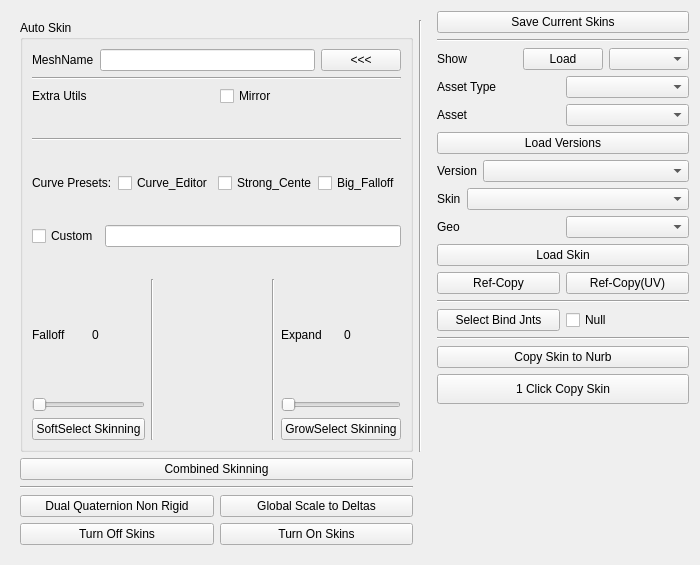
<?xml version="1.0" encoding="UTF-8"?>
<ui version="4.0">
 <class>Form</class>
 <widget class="QWidget" name="Form">
  <property name="geometry">
   <rect>
    <x>0</x>
    <y>0</y>
    <width>700</width>
    <height>565</height>
   </rect>
  </property>
  <property name="sizePolicy">
   <sizepolicy hsizetype="Expanding" vsizetype="Expanding">
    <horstretch>0</horstretch>
    <verstretch>0</verstretch>
   </sizepolicy>
  </property>
  <property name="windowTitle">
   <string>Form</string>
  </property>
  <layout class="QGridLayout" name="gridLayout_2">
   <item row="0" column="0">
    <widget class="QFrame" name="skinframe">
     <property name="maximumSize">
      <size>
       <width>420</width>
       <height>16777215</height>
      </size>
     </property>
     <layout class="QGridLayout" name="skinFrameLyt_2">
      <item row="6" column="0">
       <layout class="QVBoxLayout" name="combinedLyt">
        <item>
         <widget class="QPushButton" name="combinedBtn">
          <property name="acceptDrops">
           <bool>false</bool>
          </property>
          <property name="text">
           <string>Combined Skinning</string>
          </property>
         </widget>
        </item>
       </layout>
      </item>
      <item row="8" column="0">
       <layout class="QHBoxLayout" name="horizontalLayout_2">
        <property name="topMargin">
         <number>0</number>
        </property>
        <item>
         <widget class="QPushButton" name="dualquatnonriging_btn">
          <property name="text">
           <string>Dual Quaternion Non Rigid</string>
          </property>
         </widget>
        </item>
        <item>
         <widget class="QPushButton" name="deltascale_btn">
          <property name="text">
           <string>Global Scale to Deltas</string>
          </property>
         </widget>
        </item>
       </layout>
      </item>
      <item row="9" column="0">
       <layout class="QHBoxLayout" name="horizontalLayout_3">
        <item>
         <widget class="QPushButton" name="offskin_btn">
          <property name="text">
           <string>Turn Off Skins</string>
          </property>
         </widget>
        </item>
        <item>
         <widget class="QPushButton" name="on_skins">
          <property name="text">
           <string>Turn On Skins</string>
          </property>
         </widget>
        </item>
       </layout>
      </item>
      <item row="7" column="0">
       <widget class="Line" name="line">
        <property name="orientation">
         <enum>Qt::Horizontal</enum>
        </property>
       </widget>
      </item>
      <item row="0" column="0">
       <widget class="QGroupBox" name="groupBox">
        <property name="sizePolicy">
         <sizepolicy hsizetype="Preferred" vsizetype="Expanding">
          <horstretch>0</horstretch>
          <verstretch>0</verstretch>
         </sizepolicy>
        </property>
        <property name="title">
         <string>Auto Skin</string>
        </property>
        <layout class="QGridLayout" name="gridLayout">
         <item row="1" column="0">
          <widget class="Line" name="line_16">
           <property name="orientation">
            <enum>Qt::Horizontal</enum>
           </property>
          </widget>
         </item>
         <item row="2" column="0">
          <layout class="QHBoxLayout" name="mirrorLyt">
           <item>
            <widget class="QLabel" name="mirrorLabel">
             <property name="text">
              <string>Extra Utils</string>
             </property>
            </widget>
           </item>
           <item>
            <widget class="QCheckBox" name="mirrorBox">
             <property name="text">
              <string>Mirror</string>
             </property>
            </widget>
           </item>
          </layout>
         </item>
         <item row="0" column="0">
          <layout class="QHBoxLayout" name="meshNameLyt" stretch="0,0,0">
           <item>
            <widget class="QLabel" name="meshNameLoadLabel">
             <property name="text">
              <string>MeshName</string>
             </property>
            </widget>
           </item>
           <item>
            <widget class="QLineEdit" name="meshNameLoadField"/>
           </item>
           <item>
            <widget class="QPushButton" name="meshNameLoadBtn">
             <property name="text">
              <string>&lt;&lt;&lt;</string>
             </property>
            </widget>
           </item>
          </layout>
         </item>
         <item row="5" column="0">
          <layout class="QHBoxLayout" name="skinningMethodsLyt">
           <item>
            <layout class="QVBoxLayout" name="softSelectLyt">
             <item>
              <layout class="QHBoxLayout" name="falloffLyt">
               <item>
                <widget class="QLabel" name="falloffLabel">
                 <property name="text">
                  <string>Falloff</string>
                 </property>
                </widget>
               </item>
               <item>
                <widget class="QLabel" name="falloffValueLabel">
                 <property name="text">
                  <string>0</string>
                 </property>
                </widget>
               </item>
              </layout>
             </item>
             <item>
              <widget class="QSlider" name="falloffSlider">
               <property name="orientation">
                <enum>Qt::Horizontal</enum>
               </property>
              </widget>
             </item>
             <item>
              <widget class="QPushButton" name="softSelectBtn">
               <property name="text">
                <string>SoftSelect Skinning</string>
               </property>
              </widget>
             </item>
            </layout>
           </item>
           <item>
            <widget class="Line" name="line_13">
             <property name="orientation">
              <enum>Qt::Vertical</enum>
             </property>
            </widget>
           </item>
           <item>
            <spacer name="horizontalSpacer_2">
             <property name="orientation">
              <enum>Qt::Horizontal</enum>
             </property>
             <property name="sizeHint" stdset="0">
              <size>
               <width>40</width>
               <height>20</height>
              </size>
             </property>
            </spacer>
           </item>
           <item>
            <widget class="Line" name="line_14">
             <property name="orientation">
              <enum>Qt::Vertical</enum>
             </property>
            </widget>
           </item>
           <item>
            <layout class="QVBoxLayout" name="growSelectLyt">
             <item>
              <layout class="QHBoxLayout" name="expandLyt">
               <item>
                <widget class="QLabel" name="expandLabel">
                 <property name="text">
                  <string>Expand</string>
                 </property>
                </widget>
               </item>
               <item>
                <widget class="QLabel" name="expandValueLabel">
                 <property name="text">
                  <string>0</string>
                 </property>
                </widget>
               </item>
              </layout>
             </item>
             <item>
              <widget class="QSlider" name="expandSlider">
               <property name="orientation">
                <enum>Qt::Horizontal</enum>
               </property>
              </widget>
             </item>
             <item>
              <widget class="QPushButton" name="growSelectBtn">
               <property name="text">
                <string>GrowSelect Skinning</string>
               </property>
              </widget>
             </item>
            </layout>
           </item>
          </layout>
         </item>
         <item row="3" column="0">
          <layout class="QVBoxLayout" name="curveOptionsLyt">
           <item>
            <widget class="Line" name="line_15">
             <property name="orientation">
              <enum>Qt::Horizontal</enum>
             </property>
            </widget>
           </item>
           <item>
            <layout class="QHBoxLayout" name="presetsLyt">
             <item>
              <widget class="QLabel" name="curveLabel">
               <property name="text">
                <string>Curve Presets:</string>
               </property>
              </widget>
             </item>
             <item>
              <widget class="QCheckBox" name="defaultBox">
               <property name="text">
                <string>Curve_Editor</string>
               </property>
              </widget>
             </item>
             <item>
              <widget class="QCheckBox" name="strongCenterBox">
               <property name="text">
                <string>Strong_Center </string>
               </property>
              </widget>
             </item>
             <item>
              <widget class="QCheckBox" name="bigFallBox">
               <property name="text">
                <string>Big_Falloff</string>
               </property>
              </widget>
             </item>
            </layout>
           </item>
           <item>
            <layout class="QHBoxLayout" name="horizontalLayout_17"/>
           </item>
           <item>
            <layout class="QHBoxLayout" name="customLyt">
             <item>
              <widget class="QCheckBox" name="customBox">
               <property name="text">
                <string>Custom</string>
               </property>
              </widget>
             </item>
             <item>
              <widget class="QLineEdit" name="customField"/>
             </item>
            </layout>
           </item>
          </layout>
         </item>
         <item row="4" column="0">
          <layout class="QVBoxLayout" name="curveEditorLyt">
           <property name="spacing">
            <number>0</number>
           </property>
          </layout>
         </item>
        </layout>
       </widget>
      </item>
      <item row="0" column="1">
       <widget class="Line" name="line_2">
        <property name="orientation">
         <enum>Qt::Vertical</enum>
        </property>
       </widget>
      </item>
     </layout>
    </widget>
   </item>
   <item row="0" column="1">
    <layout class="QVBoxLayout" name="verticalLayout">
     <item>
      <layout class="QHBoxLayout" name="horizontalLayout_4">
       <item>
        <widget class="QPushButton" name="save_skin_button">
         <property name="text">
          <string>Save Current Skins</string>
         </property>
        </widget>
       </item>
      </layout>
     </item>
     <item>
      <widget class="Line" name="line_3">
       <property name="orientation">
        <enum>Qt::Horizontal</enum>
       </property>
      </widget>
     </item>
     <item>
      <layout class="QVBoxLayout" name="verticalLayout_2">
       <property name="topMargin">
        <number>0</number>
       </property>
       <property name="bottomMargin">
        <number>0</number>
       </property>
       <item>
        <layout class="QHBoxLayout" name="horizontalLayout_14">
         <item>
          <widget class="QLabel" name="label_9">
           <property name="text">
            <string>Show</string>
           </property>
          </widget>
         </item>
         <item>
          <widget class="QPushButton" name="load_button">
           <property name="text">
            <string>Load</string>
           </property>
          </widget>
         </item>
         <item>
          <widget class="QComboBox" name="shows_combo"/>
         </item>
        </layout>
       </item>
       <item>
        <layout class="QHBoxLayout" name="horizontalLayout_13">
         <item>
          <widget class="QLabel" name="label_8">
           <property name="text">
            <string>Asset Type</string>
           </property>
          </widget>
         </item>
         <item>
          <widget class="QComboBox" name="assets_type_combo"/>
         </item>
        </layout>
       </item>
       <item>
        <layout class="QHBoxLayout" name="horizontalLayout_12">
         <item>
          <widget class="QLabel" name="label_7">
           <property name="text">
            <string>Asset</string>
           </property>
          </widget>
         </item>
         <item>
          <widget class="QComboBox" name="assets_combo"/>
         </item>
        </layout>
       </item>
       <item>
        <widget class="QPushButton" name="version_load_button">
         <property name="text">
          <string>Load Versions</string>
         </property>
        </widget>
       </item>
       <item>
        <layout class="QHBoxLayout" name="horizontalLayout_11">
         <item>
          <widget class="QLabel" name="label_6">
           <property name="text">
            <string>Version</string>
           </property>
          </widget>
         </item>
         <item>
          <widget class="QComboBox" name="versions_combo">
           <property name="sizePolicy">
            <sizepolicy hsizetype="Expanding" vsizetype="Fixed">
             <horstretch>0</horstretch>
             <verstretch>0</verstretch>
            </sizepolicy>
           </property>
           <property name="layoutDirection">
            <enum>Qt::LeftToRight</enum>
           </property>
           <property name="maxCount">
            <number>2147483647</number>
           </property>
           <property name="sizeAdjustPolicy">
            <enum>QComboBox::AdjustToContents</enum>
           </property>
          </widget>
         </item>
        </layout>
       </item>
       <item>
        <layout class="QHBoxLayout" name="horizontalLayout_10">
         <item>
          <widget class="QLabel" name="label_5">
           <property name="text">
            <string>Skin</string>
           </property>
          </widget>
         </item>
         <item>
          <widget class="QComboBox" name="skin_versions_combo">
           <property name="sizePolicy">
            <sizepolicy hsizetype="Expanding" vsizetype="Fixed">
             <horstretch>0</horstretch>
             <verstretch>0</verstretch>
            </sizepolicy>
           </property>
          </widget>
         </item>
        </layout>
       </item>
       <item>
        <layout class="QHBoxLayout" name="horizontalLayout_15">
         <item>
          <widget class="QLabel" name="label_10">
           <property name="text">
            <string>Geo</string>
           </property>
          </widget>
         </item>
         <item>
          <widget class="QComboBox" name="geos_combo"/>
         </item>
        </layout>
       </item>
       <item>
        <widget class="QPushButton" name="load_skin_button">
         <property name="text">
          <string>Load Skin</string>
         </property>
        </widget>
       </item>
       <item>
        <layout class="QHBoxLayout" name="horizontalLayout_5">
         <property name="topMargin">
          <number>0</number>
         </property>
         <item>
          <widget class="QPushButton" name="ref_copy_btn">
           <property name="text">
            <string>Ref-Copy</string>
           </property>
          </widget>
         </item>
         <item>
          <widget class="QPushButton" name="ref_copy_uv_btn">
           <property name="text">
            <string>Ref-Copy(UV)</string>
           </property>
          </widget>
         </item>
        </layout>
       </item>
       <item>
        <widget class="Line" name="line_4">
         <property name="orientation">
          <enum>Qt::Horizontal</enum>
         </property>
        </widget>
       </item>
       <item>
        <layout class="QHBoxLayout" name="horizontalLayout">
         <property name="topMargin">
          <number>0</number>
         </property>
         <item>
          <widget class="QPushButton" name="select_bind_jnts">
           <property name="text">
            <string>Select Bind Jnts</string>
           </property>
          </widget>
         </item>
         <item>
          <widget class="QCheckBox" name="null_check">
           <property name="text">
            <string>Null</string>
           </property>
           <property name="checked">
            <bool>false</bool>
           </property>
          </widget>
         </item>
        </layout>
       </item>
       <item>
        <widget class="Line" name="line_5">
         <property name="orientation">
          <enum>Qt::Horizontal</enum>
         </property>
        </widget>
       </item>
       <item>
        <widget class="QPushButton" name="copy_skin_to_nurb">
         <property name="text">
          <string>Copy Skin to Nurb</string>
         </property>
        </widget>
       </item>
       <item>
        <widget class="QPushButton" name="click_copy_button">
         <property name="minimumSize">
          <size>
           <width>0</width>
           <height>30</height>
          </size>
         </property>
         <property name="text">
          <string>1 Click Copy Skin</string>
         </property>
        </widget>
       </item>
       <item>
        <spacer name="verticalSpacer">
         <property name="orientation">
          <enum>Qt::Vertical</enum>
         </property>
         <property name="sizeHint" stdset="0">
          <size>
           <width>20</width>
           <height>40</height>
          </size>
         </property>
        </spacer>
       </item>
      </layout>
     </item>
    </layout>
   </item>
  </layout>
 </widget>
 <resources/>
 <connections/>
</ui>
